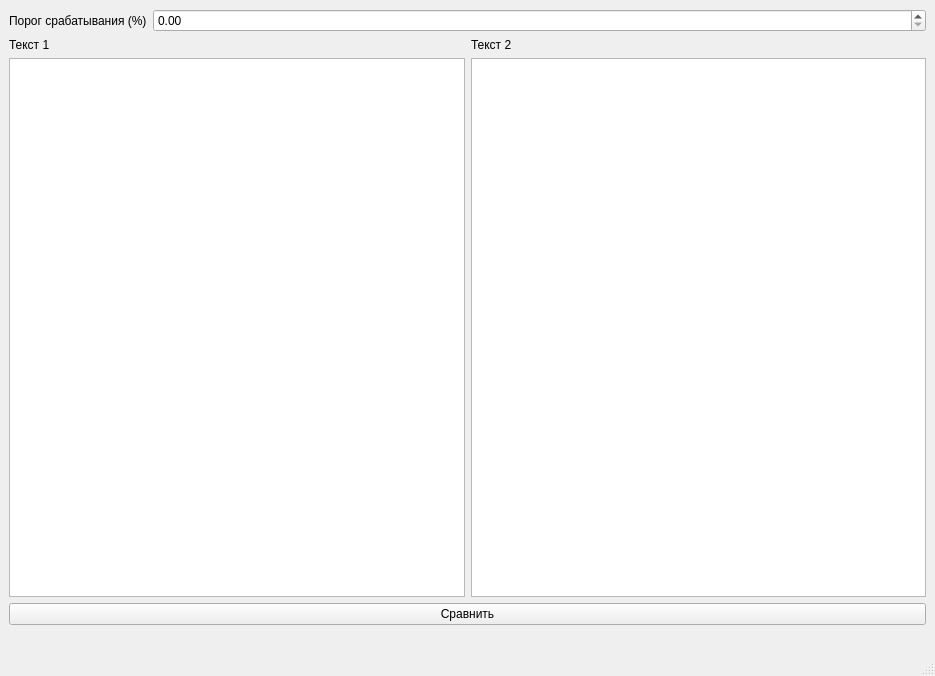
<?xml version="1.0" encoding="UTF-8"?>
<ui version="4.0">
 <class>MainWindow</class>
 <widget class="QMainWindow" name="MainWindow">
  <property name="geometry">
   <rect>
    <x>0</x>
    <y>0</y>
    <width>935</width>
    <height>676</height>
   </rect>
  </property>
  <property name="windowTitle">
   <string>MainWindow</string>
  </property>
  <widget class="QWidget" name="centralwidget">
   <layout class="QVBoxLayout" name="verticalLayout">
    <item>
     <layout class="QHBoxLayout" name="horizontalLayout">
      <item>
       <widget class="QLabel" name="label">
        <property name="sizePolicy">
         <sizepolicy hsizetype="Fixed" vsizetype="Preferred">
          <horstretch>0</horstretch>
          <verstretch>0</verstretch>
         </sizepolicy>
        </property>
        <property name="styleSheet">
         <string notr="true">font: 14pt &quot;MS Shell Dlg 2&quot;;</string>
        </property>
        <property name="text">
         <string>Порог срабатывания (%)</string>
        </property>
       </widget>
      </item>
      <item>
       <widget class="QDoubleSpinBox" name="trigger"/>
      </item>
     </layout>
    </item>
    <item>
     <layout class="QHBoxLayout" name="horizontalLayout_2">
      <item>
       <layout class="QVBoxLayout" name="verticalLayout_2">
        <item>
         <widget class="QLabel" name="label_2">
          <property name="text">
           <string>Текст 1</string>
          </property>
         </widget>
        </item>
        <item>
         <widget class="QPlainTextEdit" name="code_text_1"/>
        </item>
       </layout>
      </item>
      <item>
       <layout class="QVBoxLayout" name="verticalLayout_3">
        <item>
         <widget class="QLabel" name="label_3">
          <property name="text">
           <string>Текст 2</string>
          </property>
         </widget>
        </item>
        <item>
         <widget class="QPlainTextEdit" name="code_text_2"/>
        </item>
       </layout>
      </item>
     </layout>
    </item>
    <item>
     <widget class="QPushButton" name="compare">
      <property name="text">
       <string>Сравнить</string>
      </property>
     </widget>
    </item>
    <item>
     <widget class="QLabel" name="result">
      <property name="styleSheet">
       <string notr="true">font: 14pt &quot;MS Shell Dlg 2&quot;;</string>
      </property>
      <property name="text">
       <string/>
      </property>
     </widget>
    </item>
   </layout>
  </widget>
  <widget class="QMenuBar" name="menubar">
   <property name="geometry">
    <rect>
     <x>0</x>
     <y>0</y>
     <width>935</width>
     <height>26</height>
    </rect>
   </property>
  </widget>
  <widget class="QStatusBar" name="statusbar"/>
 </widget>
 <resources/>
 <connections/>
</ui>
